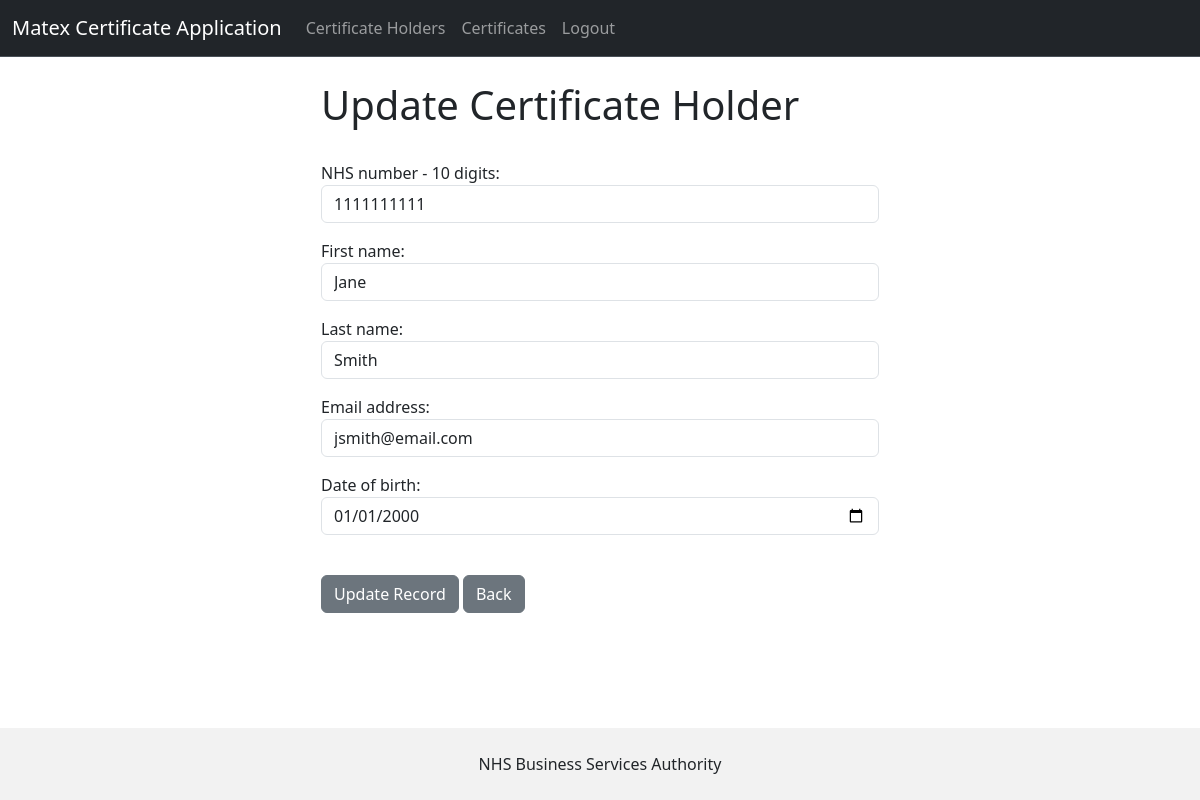
The page /update-cert-holder/1/ (signed in) on the database its author committed.
### matex_app/models.py (models this page shows, shortened)
class CertificateHolder(models.Model):
    nhs_number = models.IntegerField(validators=[MinValueValidator(1000000000), MaxValueValidator(9999999999)])
    first_name = models.CharField(max_length=50)
    last_name = models.CharField(max_length=50)
    email = models.EmailField()
    date_of_birth = models.DateField()

### matex_app/views.py (the view)
# urls.py: path('update-cert-holder/<int:pk>/', views.update_cert_holder, name='update-holder-info'),
def update_cert_holder(request, pk):
    if request.user.is_authenticated:
        current_record = CertificateHolder.objects.get(id=pk)
        form = CertificateHolderForm(request.POST or None, instance=current_record)
        if form.is_valid():
            form.save()
            messages.success(request, 'Certificate Holder updated successfully')
            return redirect('certificate-holders')
        return render(request, 'update-certificate-holder.html', {'form': form})
    else:
        messages.success(request, "Please login to update")
        return redirect('certificate-holders')

### matex_app/forms.py
class CertificateHolderForm(forms.ModelForm):
    nhs_number = forms.CharField(required=True, widget=forms.widgets.TextInput(
        attrs={"placeholder": "Enter NHS Number", "class": "form-control"}), label='NHS number - 10 digits')
    first_name = forms.CharField(required=True, widget=forms.widgets.TextInput(
        attrs={"placeholder": "Enter First Name", "class": "form-control"}), label="First name")
    last_name = forms.CharField(required=True, widget=forms.widgets.TextInput(
        attrs={"placeholder": "Enter Last name", "class": "form-control"}), label="Last name")
    email = forms.CharField(required=True, widget=forms.widgets.TextInput(
        attrs={"placeholder": "Enter Email Address", "class": "form-control"}), label="Email address")
    date_of_birth = forms.DateField(widget=forms.DateInput(attrs={'class': 'form-control', 'type': 'date'}))
    class Meta:
        model = CertificateHolder
        fields = '__all__'

### matex_app/templates/update-certificate-holder.html (shortened to what this page needs)
{% extends 'base.html' %}
{% block content %}
<div class="col-md-6 offset-md-3">
    <h1>Update Certificate Holder</h1>
    <br/>
    <form method="POST">
        {{ form.as_p }}
        <br/>
        <button type="submit" class="btn btn-secondary">Update Record</button>
        <a href="{% url 'certificate-holders' %}" class="btn btn-secondary">Back</a>
    </form>
</div>
{% endblock %}

### rows shown on the page
CertificateHolder: nhs_number "1111111111", first_name "Jane", last_name "Smith", email "jsmith@email.com", date_of_birth "01/01/2000"
